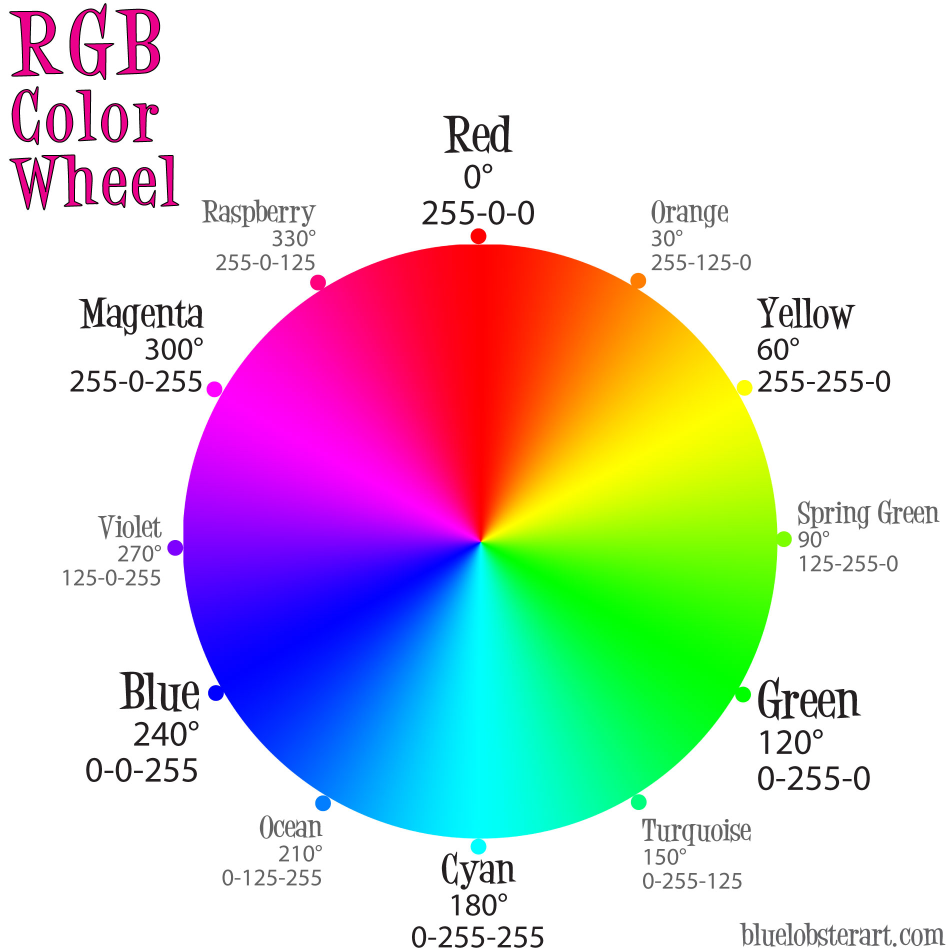
#> input picture Color-Detection-master/Color-Detection-master/Gambar WhatsApp 2023-12-12 pukul 21.29.36_8851a3dc.jpg, 1900 x 1902 px, found by its file name (shown at 1/2 size)
$ python 'Image Color Detection.py'
#> lines starting #> are read from the running program, lines starting #| are printed output that depends on the picture

import cv2
import pandas as pd
import numpy as np


img = cv2.imread("Gambar WhatsApp 2023-12-12 pukul 21.29.36_8851a3dc.jpg")
#> img is the input picture: shape (1902, 1900, 3); mean B, G, R 208.9, 207.6, 209.7
imgWidth = img.shape[1] - 40
#> imgWidth = 1860

index = ['color', 'color_name', 'hex', 'R', 'G', 'B']
df = pd.read_csv("colors.csv", header=None, names=index)
#> (reads Data/colors.csv from the repository)


r = g = b = xpos = ypos = 0
def getRGBvalue(event, x, y, flags, param):
    global b, g, r, xpos, ypos, clicked
    xpos = x
    ypos = y
    b,g,r = img[y,x]
    b = int(b)
    g = int(g)
    r = int(r)


def colorname(B,G,R):
    minimum = 10000
    for i in range(len(df)):
        d = abs(B-int(df.loc[i,"B"])) + abs(G-int(df.loc[i,"G"])) + abs(R-int(df.loc[i,"R"]))
        if (d<=minimum):
            minimum = d
            cname = df.loc[i,"color_name"] + "Hex" + df.loc[i, "hex"]
    return cname

cv2.namedWindow("Image")
cv2.setMouseCallback("Image", getRGBvalue)

while True:
    cv2.imshow("Image", img)
    cv2.rectangle(img, (20,20), (imgWidth, 60),(b,g,r), -1)
    text = colorname(b,g,r) + '   R=' + str(r) + ' G=' + str(g) + ' B=' + str(b)
    cv2.putText(img,text, (50,50),2, 0.8, (255,255,255),2,cv2.LINE_AA)
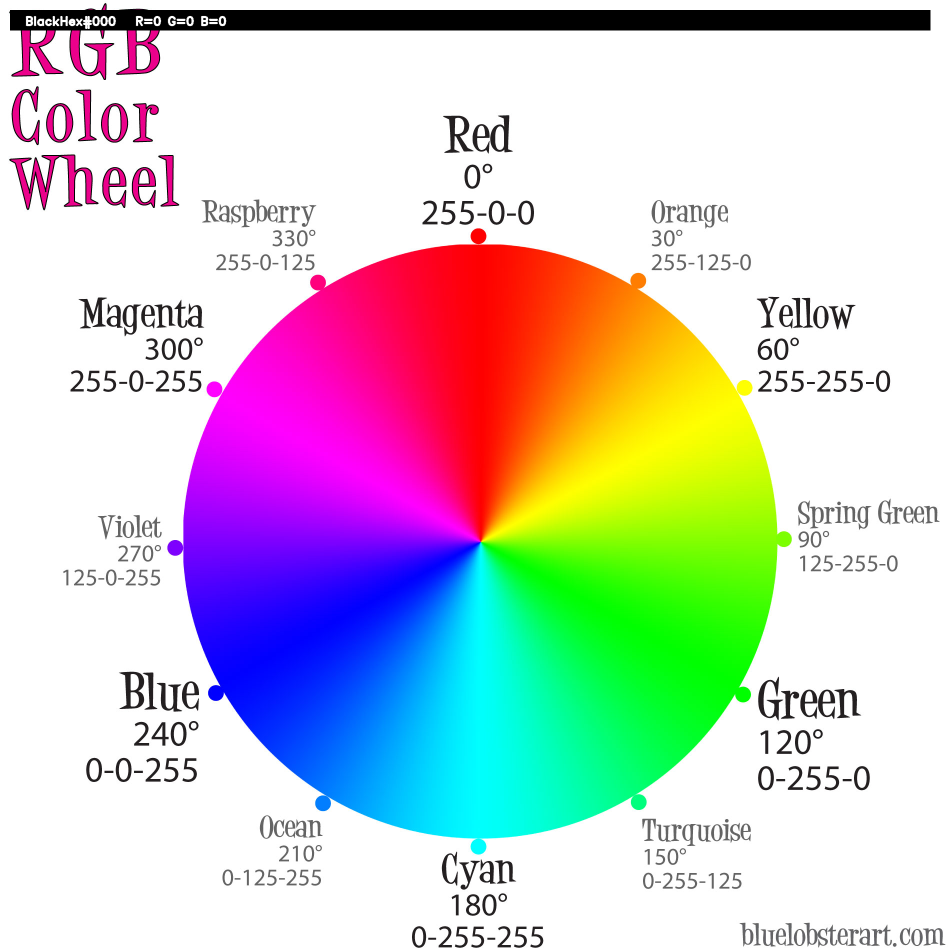
#> img: shape (1902, 1900, 3) (shown at 1/2 size); mean B, G, R 204, 202.9, 204.7
    if(r+g+b >= 600):
        cv2.putText(img,text,(50,50), 2, 0.8, (0,0,0),2,cv2.LINE_AA)
    if cv2.waitKey(20) & 0xFF == 27:
#> (key Esc is pressed here)
        break

cv2.destroyAllWindows()
